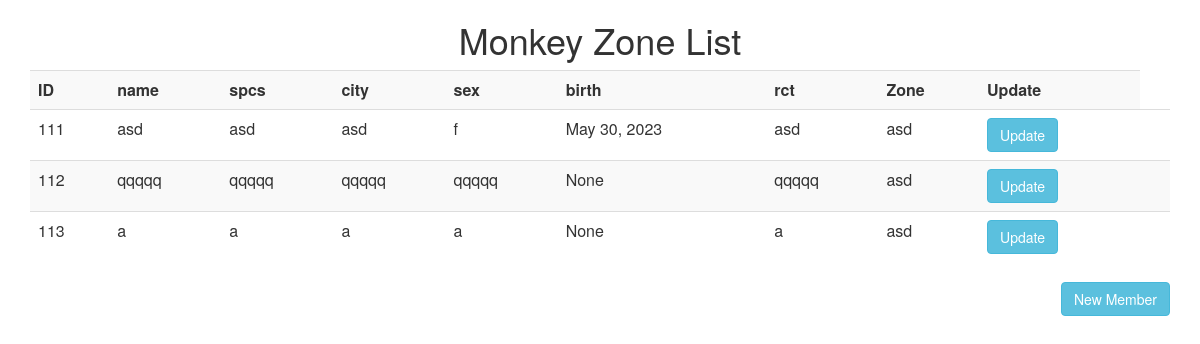
/, run on an earlier commit of the app's database.
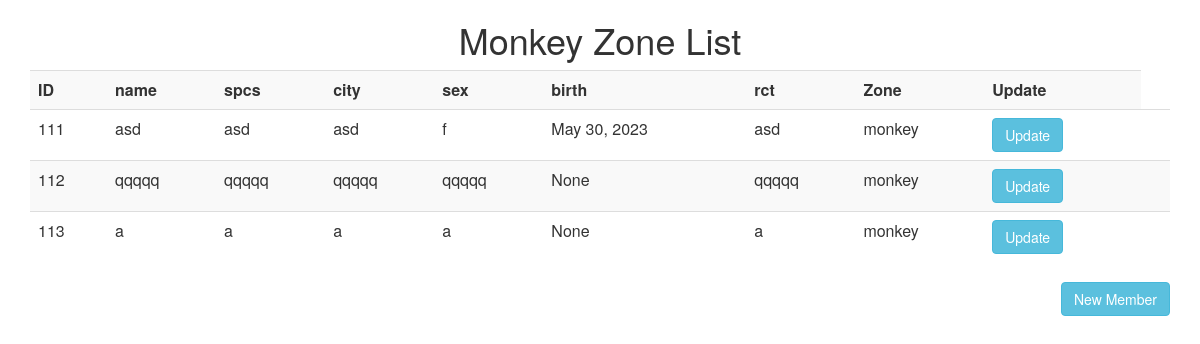
And on a later commit of the database.
### Zoo/models.py (models this page shows)
class Animal(models.Model):
    anm_id = models.IntegerField(primary_key=True)
    anm_name = models.CharField(max_length=45)
    anm_spcs = models.CharField(max_length=45)
    anm_city = models.CharField(max_length=45)
    anm_sex = models.CharField(max_length=20)
    anm_birth = models.DateField(blank=True, null=True)
    anm_rct = models.CharField(max_length=45)
    anm_img = models.TextField(blank=True, null=True)
    zone_id = models.ForeignKey('Zone', on_delete=models.CASCADE)

class Zone(models.Model):
    zone_id = models.IntegerField(primary_key=True)
    zone_name = models.CharField(max_length=20)
    zone_max = models.IntegerField()
    zone_loc = models.CharField(max_length=45)
    area = models.ForeignKey('Area', on_delete=models.CASCADE)

### Zoo/views.py (the view)
# urls.py: path('', views.animal_list, name = 'animal_list'),
def animal_list(request):
    animals = Animal.objects.all()
    return render(request, 'animal/animal_list.html', {'animals': animals})

### templates/animal/animal_list.html
<html>
<body>
<h1><center>Monkey Zone List</center></h1>
<div class="container">
<table class="table table-striped">
  <tr>
     <th>ID </th>
     <th>name</th>
     <th>spcs</th>
     <th>city</th>
     <th>sex</th>
     <th>birth</th>
     <th>rct</th>
      <th>Zone</th>
     <th> Update </th>
  </tr>
  <tr>
  {% for animal in animals %}
    <td> {{ animal.anm_id }} </td>
    <td> {{ animal.anm_name }} </td>
    <td> {{ animal.anm_spcs }}</td>
    <td> {{ animal.anm_city }}</td>
    <td> {{ animal.anm_sex }}</td>
    <td> {{ animal.anm_birth }}</td>
    <td> {{ animal.anm_rct }}</td>
    <td> {{ animal.zone_id.zone_name}}</td>
    <td> <a class="btn btn-info" href ="{%url 'animal_update' animal.anm_id %}" >Update  </a> <td>
    </tr>
  {%endfor%}
</table>
<a class="btn btn-info pull-right" href = "{%url 'animal_add' %}"> New Member </a>
<link rel="stylesheet" href="https://maxcdn.bootstrapcdn.com/bootstrap/3.3.7/css/bootstrap.min.css">
</div>
</body>
</html>

What changed in the data, as far as the page shows it:
changed through a linked row, Animal "asd": zone_id.zone_name "asd" → "monkey"
changed through a linked row, Animal "qqqqq": zone_id.zone_name "asd" → "monkey"
changed through a linked row, Animal id 113: zone_id.zone_name "asd" → "monkey"
